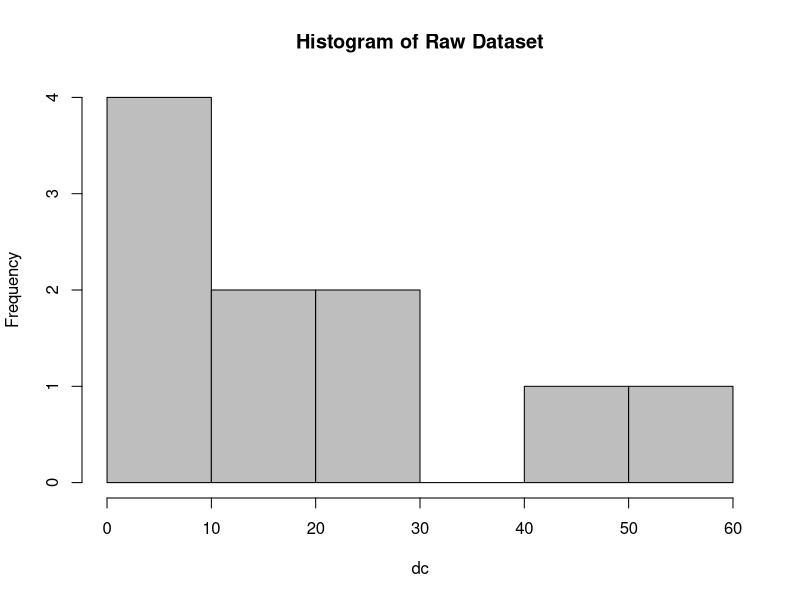
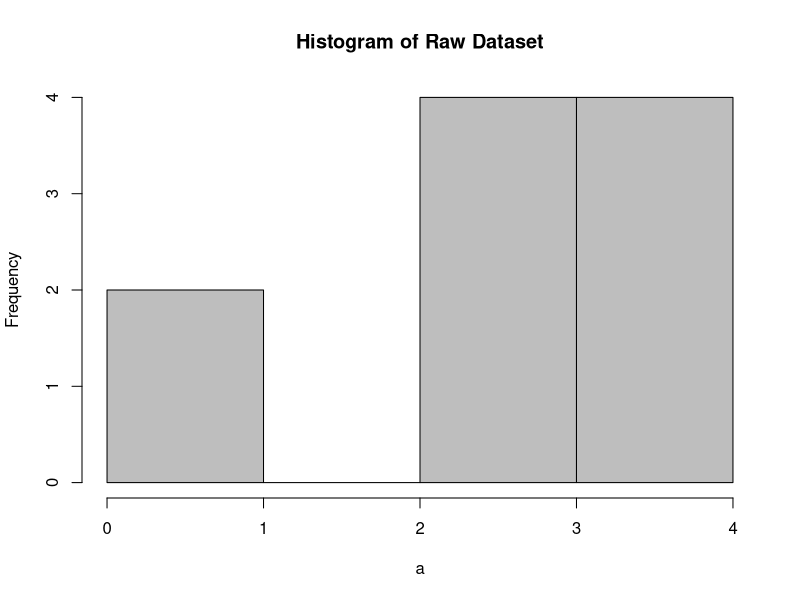

Write R code to recreate these figures, in order.
# Convert Fahrenheit Fo  to Celsius Co. The relationship is Co = 5(Fo - 32)/9.
Sys.Date()
F_to_C <- function(F)
{
C <- (F -32)*5/9
return(C)
}

# Compute the sum of squares of two numbers.
Sys.Date()
sum_sq <- function(n1,n2)
{
  sn1 <-n1*n1
  sn2 <-n2*n2
  s = sn1+sn2
  return(s)
}

# Calculate the mean, minimum, maximum, and standard deviation.
Sys.Date()
dc <- c(2,14,54,43,1,18,26,8,9,30)
mean.result <- mean(dc)
print(mean.result)
result.min <- min(dc)
print(result.min)
result.max <- max(dc)
print(result.max)
sd(dc)*(sqrt((length(dc)-1)/length(dc)))

# Create a histogram of the raw dataset 
Sys.Date()
dc <- c(2,14,54,43,1,18,26,8,9,30)
hist(dc, col = "grey", main="Histogram of Raw Dataset")

# Create a histogram of the log-transformed dataset.  
Sys.Date()
a <- log(dc)
hist(a, col = "grey",border = "black", main="Histogram of Raw Dataset")

#Create new function
Sys.Date()
decimal_to_binary <- function(n) {
  if(n > 1) {
decimal_to_binary(as.integer(n/2))
  }
  cat(n %% 2)
}